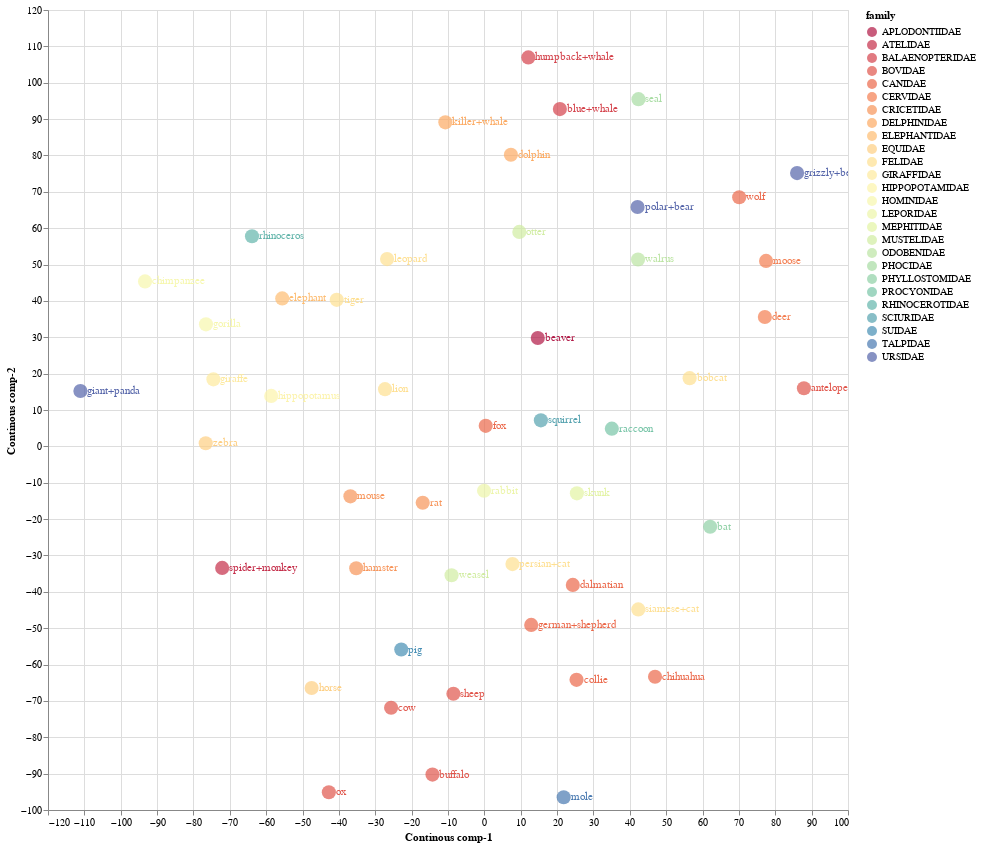

The notebook cell saved with this chart:
### Code cell
source = tsne_continous_df1

points = alt.Chart(source).mark_circle(size=200).encode(
    x='Continous comp-1:Q',
    y='Continous comp-2:Q',
    color=alt.Color('family:N', scale=alt.Scale(scheme='Spectral'))
    ).properties(
    width=800,
    height=800
)

text = points.mark_text(
    align='left',
    baseline='middle',
    dx=7
).encode(
    text='classes:N'
)

points.interactive() + text

### Figure 1 — Vega-Lite specification as saved in the notebook (floating-point values rounded to 4 significant figures)
{"config": {"view": {"continuousWidth": 400, "continuousHeight": 300}}, "layer": [{"mark": {"type": "circle", "size": 200}, "encoding": {"color": {"field": "family", "scale": {"scheme": "Spectral"}, "type": "nominal"}, "x": {"field": "Continous comp-1", "type": "quantitative"}, "y": {"field": "Continous comp-2", "type": "quantitative"}}, "height": 800, "selection": {"selector005": {"type": "interval", "bind": "scales", "encodings": ["x", "y"]}}, "width": 800}, {"mark": {"type": "text", "align": "left", "baseline": "middle", "dx": 7}, "encoding": {"color": {"field": "family", "scale": {"scheme": "Spectral"}, "type": "nominal"}, "text": {"field": "classes", "type": "nominal"}, "x": {"field": "Continous comp-1", "type": "quantitative"}, "y": {"field": "Continous comp-2", "type": "quantitative"}}, "height": 800, "width": 800}], "data": {"name": "data-b90943062d9ad1c21ca5d4727c1902f3"}, "$schema": "https://vega.github.io/schema/vega-lite/v4.17.0.json", "datasets": {"data-b90943062d9ad1c21ca5d4727c1902f3": [{"Continous comp-1": 87.88, "Continous comp-2": 15.98, "classes": "antelope", "order": "ARTIODACTYLA", "family": "BOVIDAE", "K_mean": 4}, {"Continous comp-1": 86.0, "Continous comp-2": 75.16, "classes": "grizzly+bear", "order": "CARNIVORA", "family": "URSIDAE", "K_mean": 4}, {"Continous comp-1": -10.73, "Continous comp-2": 89.11, "classes": "killer+whale", "order": "ARTIODACTYLA", "family": "DELPHINIDAE", "K_mean": 10}, {"Continous comp-1": 14.7, "Continous comp-2": 29.79, "classes": "beaver", "order": "RODENTIA", "family": "APLODONTIIDAE", "K_mean": 2}, {"Continous comp-1": 24.33, "Continous comp-2": -38.1, "classes": "dalmatian", "order": "CARNIVORA", "family": "CANIDAE", "K_mean": 2}, {"Continous comp-1": 7.723, "Continous comp-2": -32.38, "classes": "persian+cat", "order": "CARNIVORA", "family": "FELIDAE", "K_mean": 2}, {"Continous comp-1": -47.5, "Continous comp-2": -66.46, "classes": "horse", "order": "PERISSODACTYLA", "family": "EQUIDAE", "K_mean": 1}, {"Continous comp-1": 12.89, "Continous comp-2": -49.1, "classes": "german+shepherd", "order": "CARNIVORA", "family": "CANIDAE", "K_mean": 2}, {"Continous comp-1": 20.77, "Continous comp-2": 92.75, "classes": "blue+whale", "order": "ARTIODACTYLA", "family": "BALAENOPTERIDAE", "K_mean": 0}, {"Continous comp-1": 42.32, "Continous comp-2": -44.84, "classes": "siamese+cat", "order": "CARNIVORA", "family": "FELIDAE", "K_mean": 2}, {"Continous comp-1": 25.45, "Continous comp-2": -12.91, "classes": "skunk", "order": "CARNIVORA", "family": "MEPHITIDAE", "K_mean": 2}, {"Continous comp-1": 21.81, "Continous comp-2": -96.5, "classes": "mole", "order": "EULIPOTYPHLA", "family": "TALPIDAE", "K_mean": 6}, {"Continous comp-1": -40.6, "Continous comp-2": 40.29, "classes": "tiger", "order": "CARNIVORA", "family": "FELIDAE", "K_mean": 3}, {"Continous comp-1": -58.62, "Continous comp-2": 13.87, "classes": "hippopotamus", "order": "ARTIODACTYLA", "family": "HIPPOPOTAMIDAE", "K_mean": 8}, {"Continous comp-1": -26.75, "Continous comp-2": 51.5, "classes": "leopard", "order": "CARNIVORA", "family": "FELIDAE", "K_mean": 3}, {"Continous comp-1": 77.47, "Continous comp-2": 51.0, "classes": "moose", "order": "ARTIODACTYLA", "family": "CERVIDAE", "K_mean": 4}, {"Continous comp-1": -72.1, "Continous comp-2": -33.43, "classes": "spider+monkey", "order": "PRIMATES", "family": "ATELIDAE", "K_mean": 2}, {"Continous comp-1": 12.09, "Continous comp-2": 107.0, "classes": "humpback+whale", "order": "ARTIODACTYLA", "family": "BALAENOPTERIDAE", "K_mean": 0}, {"Continous comp-1": -55.59, "Continous comp-2": 40.68, "classes": "elephant", "order": "PROBOSCIDEA", "family": "ELEPHANTIDAE", "K_mean": 3}, {"Continous comp-1": -76.56, "Continous comp-2": 33.56, "classes": "gorilla", "order": "PRIMATES", "family": "HOMINIDAE", "K_mean": 8}, {"Continous comp-1": -42.76, "Continous comp-2": -95.11, "classes": "ox", "order": "ARTIODACTYLA", "family": "BOVIDAE", "K_mean": 7}, {"Continous comp-1": 0.3746, "Continous comp-2": 5.647, "classes": "fox", "order": "CARNIVORA", "family": "CANIDAE", "K_mean": 2}, {"Continous comp-1": -8.513, "Continous comp-2": -68.02, "classes": "sheep", "order": "ARTIODACTYLA", "family": "BOVIDAE", "K_mean": 1}, {"Continous comp-1": 42.38, "Continous comp-2": 95.49, "classes": "seal", "order": "CARNIVORA", "family": "PHOCIDAE", "K_mean": 9}, {"Continous comp-1": -93.32, "Continous comp-2": 45.37, "classes": "chimpanzee", "order": "PRIMATES", "family": "HOMINIDAE", "K_mean": 8}, {"Continous comp-1": -35.24, "Continous comp-2": -33.53, "classes": "hamster", "order": "RODENTIA", "family": "CRICETIDAE", "K_mean": 2}, {"Continous comp-1": 15.54, "Continous comp-2": 7.162, "classes": "squirrel", "order": "RODENTIA", "family": "SCIURIDAE", "K_mean": 2}, {"Continous comp-1": -63.9, "Continous comp-2": 57.78, "classes": "rhinoceros", "order": "PERISSODACTYLA", "family": "RHINOCEROTIDAE", "K_mean": 3}, {"Continous comp-1": -0.087, "Continous comp-2": -12.2, "classes": "rabbit", "order": "LAGOMORPHA", "family": "LEPORIDAE", "K_mean": 2}, {"Continous comp-1": 62.09, "Continous comp-2": -22.09, "classes": "bat", "order": "CHIROPTERA", "family": "PHYLLOSTOMIDAE", "K_mean": 2}, {"Continous comp-1": -74.51, "Continous comp-2": 18.43, "classes": "giraffe", "order": "ARTIODACTYLA", "family": "GIRAFFIDAE", "K_mean": 8}, {"Continous comp-1": 70.08, "Continous comp-2": 68.52, "classes": "wolf", "order": "CARNIVORA", "family": "CANIDAE", "K_mean": 4}, {"Continous comp-1": 46.94, "Continous comp-2": -63.36, "classes": "chihuahua", "order": "CARNIVORA", "family": "CANIDAE", "K_mean": 2}, {"Continous comp-1": -16.96, "Continous comp-2": -15.5, "classes": "rat", "order": "RODENTIA", "family": "CRICETIDAE", "K_mean": 2}, {"Continous comp-1": -9.021, "Continous comp-2": -35.43, "classes": "weasel", "order": "CARNIVORA", "family": "MUSTELIDAE", "K_mean": 2}, {"Continous comp-1": 9.619, "Continous comp-2": 58.98, "classes": "otter", "order": "CARNIVORA", "family": "MUSTELIDAE", "K_mean": 11}, {"Continous comp-1": -14.27, "Continous comp-2": -90.27, "classes": "buffalo", "order": "ARTIODACTYLA", "family": "BOVIDAE", "K_mean": 1}, {"Continous comp-1": -76.62, "Continous comp-2": 0.8664, "classes": "zebra", "order": "PERISSODACTYLA", "family": "EQUIDAE", "K_mean": 8}, {"Continous comp-1": -111.1, "Continous comp-2": 15.22, "classes": "giant+panda", "order": "CARNIVORA", "family": "URSIDAE", "K_mean": 11}, {"Continous comp-1": 77.14, "Continous comp-2": 35.57, "classes": "deer", "order": "ARTIODACTYLA", "family": "CERVIDAE", "K_mean": 4}, {"Continous comp-1": 56.45, "Continous comp-2": 18.76, "classes": "bobcat", "order": "CARNIVORA", "family": "FELIDAE", "K_mean": 4}, {"Continous comp-1": -22.85, "Continous comp-2": -55.87, "classes": "pig", "order": "ARTIODACTYLA", "family": "SUIDAE", "K_mean": 1}, {"Continous comp-1": -27.32, "Continous comp-2": 15.74, "classes": "lion", "order": "CARNIVORA", "family": "FELIDAE", "K_mean": 2}, {"Continous comp-1": -36.84, "Continous comp-2": -13.74, "classes": "mouse", "order": "RODENTIA", "family": "CRICETIDAE", "K_mean": 2}, {"Continous comp-1": 42.13, "Continous comp-2": 65.83, "classes": "polar+bear", "order": "CARNIVORA", "family": "URSIDAE", "K_mean": 5}, {"Continous comp-1": 25.34, "Continous comp-2": -64.2, "classes": "collie", "order": "CARNIVORA", "family": "CANIDAE", "K_mean": 12}, {"Continous comp-1": 42.26, "Continous comp-2": 51.4, "classes": "walrus", "order": "CARNIVORA", "family": "ODOBENIDAE", "K_mean": 5}, {"Continous comp-1": 35.06, "Continous comp-2": 4.87, "classes": "raccoon", "order": "CARNIVORA", "family": "PROCYONIDAE", "K_mean": 2}, {"Continous comp-1": -25.65, "Continous comp-2": -71.89, "classes": "cow", "order": "ARTIODACTYLA", "family": "BOVIDAE", "K_mean": 1}, {"Continous comp-1": 7.299, "Continous comp-2": 80.18, "classes": "dolphin", "order": "ARTIODACTYLA", "family": "DELPHINIDAE", "K_mean": 11}]}}
